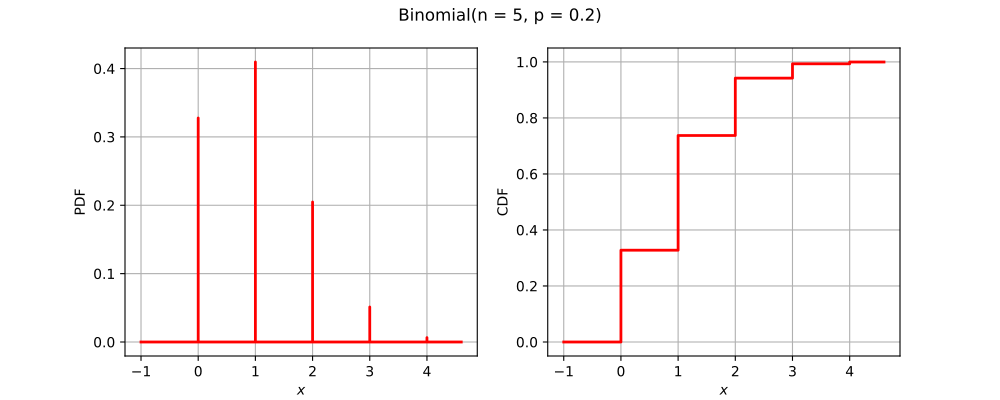

The Python source for this figure:
import openturns as ot
from matplotlib import pyplot as plt
from openturns.viewer import View
title = None
if ot.Binomial().__class__.__name__ == 'Bernoulli':
    distribution = ot.Bernoulli(0.7)
elif ot.Binomial().__class__.__name__ == 'Binomial':
    distribution = ot.Binomial(5, 0.2)
elif ot.Binomial().__class__.__name__ == 'Hypergeometric':
    distribution = ot.Hypergeometric(10, 4, 7)
elif ot.Binomial().__class__.__name__ == 'CumulativeDistributionNetwork':
    coll = [ot.Normal(2),ot.Dirichlet([0.5, 1.0, 1.5])]
    distribution = ot.CumulativeDistributionNetwork(coll, ot.BipartiteGraph([[0,1], [0,1]]))
elif ot.Binomial().__class__.__name__ == 'Histogram':
    distribution = ot.Histogram([-1.0, 0.5, 1.0, 2.0], [0.45, 0.4, 0.15])
elif ot.Binomial().__class__.__name__ == 'KernelMixture':
    kernel = ot.Uniform()
    sample = ot.Normal().getSample(5)
    bandwidth = [1.0]
    distribution = ot.KernelMixture(kernel, bandwidth, sample)
elif ot.Binomial().__class__.__name__ == 'MaximumDistribution':
    coll = [ot.Uniform(2.5, 3.5), ot.LogUniform(1.0, 1.2), ot.Triangular(2.0, 3.0, 4.0)]
    distribution = ot.MaximumDistribution(coll)
elif ot.Binomial().__class__.__name__ == 'Multinomial':
    distribution = ot.Multinomial(5, [0.2])
elif ot.Binomial().__class__.__name__ == 'RandomMixture':
    coll = [ot.Triangular(0.0, 1.0, 5.0), ot.Uniform(-2.0, 2.0)]
    weights = [0.8, 0.2]
    cst = 3.0
    distribution = ot.RandomMixture(coll, weights, cst)
elif ot.Binomial().__class__.__name__ == 'TruncatedDistribution':
    distribution = ot.TruncatedDistribution(ot.Normal(2.0, 1.5), 1.0, 4.0)
elif ot.Binomial().__class__.__name__ == 'UserDefined':
    distribution = ot.UserDefined([[1.0], [2.0], [3.0]], [0.4, 0.5, 1.0])
elif ot.Binomial().__class__.__name__ == 'ZipfMandelbrot':
    distribution = ot.ZipfMandelbrot(10, 2.5, 0.3)
elif ot.Binomial().__class__.__name__ == 'Normal':
    cov = ot.CovarianceMatrix([[1.0, -0.5], [-0.5, 1.0]])
    distribution = ot.Normal([0.0, 0.0], cov)
    title = "Normal dist. with correlation coefficient {}".format(cov[0, 1])
else:
    distribution = ot.Binomial()

dimension = distribution.getDimension()
if title is None:
    title = str(distribution)[:100].split('\n')[0]
if dimension == 1:
    distribution.setDescription(['$x$'])
    pdf_graph = distribution.drawPDF()
    cdf_graph = distribution.drawCDF()
    fig = plt.figure(figsize=(10, 4))
    pdf_axis = fig.add_subplot(121)
    cdf_axis = fig.add_subplot(122)
    View(pdf_graph, figure=fig, axes=[pdf_axis], add_legend=False)
    View(cdf_graph, figure=fig, axes=[cdf_axis], add_legend=False)
    fig.suptitle(title)
elif dimension == 2:
    grid = ot.GridLayout(1, 2)
    pdf_graph = distribution.drawPDF()
    pdf_graph.setLegends([''])
    cdf_graph = distribution.drawCDF()
    cdf_graph.setLegends([''])
    grid.setGraph(0, 0, pdf_graph)
    grid.setGraph(0, 1, cdf_graph)
    grid.setTitle(title)
    fig = View(grid).getFigure()
    fig.axes[0].set_title('PDF')
    fig.axes[1].set_title('CDF')
